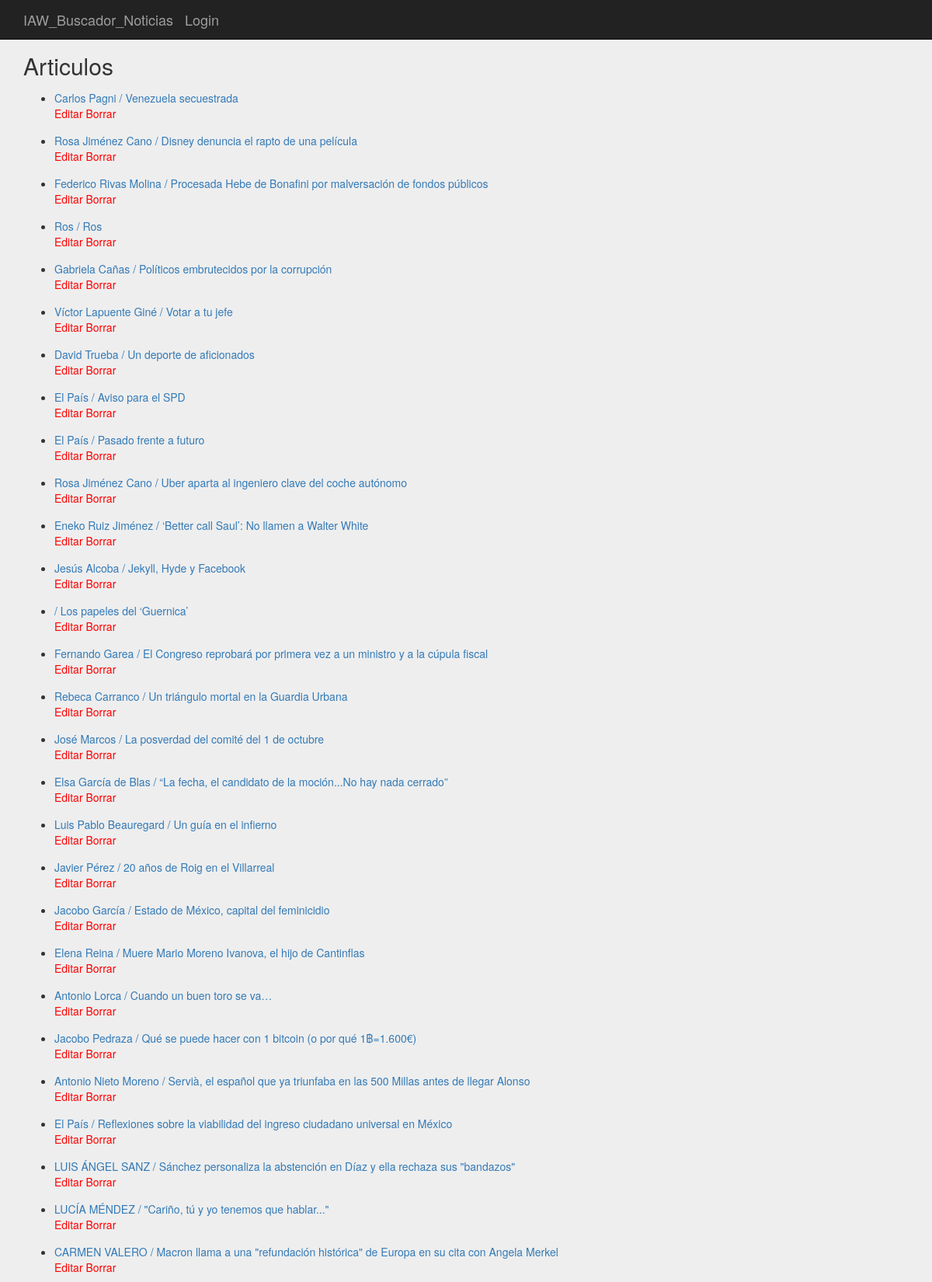
The page / (upper part) on the database its author committed.
### buscador/models.py (models this page shows)
class Articulo (models.Model):
	titulo = models.CharField(max_length=100)
	url =  models.URLField(max_length=200,unique=True)
	descripcion = models.CharField(max_length=1000)
	fecha = models.DateTimeField(auto_now_add=True, blank=True)
	periodico = models.ForeignKey(Periodico)
	categoria = models.ManyToManyField(Categoria)
	author = models.CharField(max_length=100)

### buscador/views.py (the view)
# urls.py: url(r'^$', Articulolist.as_view(),name='home'),
class Articulolist(ListView):
	model = Articulo
	template_name = "principal.html"

### buscador/templates/principal.html
{% extends 'base.html' %}
{%block contenido%}
	<div class="jumbotron">
		<div class="container">
			 <h2>Articulos</h2>
	    <ul>
    	    {% for publisher in object_list %}
    	    {% url "article-detail" pk=publisher.id as the_url %}
    	    {% url "artedit" pk=publisher.id as edit_url %}
       	    {% url "artdel" pk=publisher.id as del_url %}
            <p><a href="{{the_url}}"><li>{{ publisher.author }} / {{ publisher.titulo }}</li></a> <a href="{{edit_url}}" style="color:red"> Editar </a><a href="{{del_url}}" style="color:red"> Borrar </a></p>
        	{% endfor %}
    	</ul>
		</div>
	</div>
{%endblock%}

### buscador/templates/base.html (shortened to what this page needs)
<!DOCTYPE html>
<html>
    <head>
	{% block head_block %}
			<link rel="stylesheet" href="https://maxcdn.bootstrapcdn.com/bootstrap/3.3.6/css/bootstrap.min.css">
	{%endblock%}
    </head>
    <body>
	{%block body_block%}
			<nav class="navbar navbar-inverse navbar-fixed-top">
     		<div class="container">
			<div class="navbar-header">
				<a class="navbar-brand" href="{% url "home" %}">IAW_Buscador_Noticias</a>
				{% if user.is_authenticated %}
				<a href="{% url "logout" %}" class="navbar-brand" style="">  Logout </a>
				{% else %}
				<a href="{% url "login" %}" class="navbar-brand" > Login </a>
				{% endif %}
			</div>
			<div id="navbar" class="collapse navbar-collapse">
			</div>
			</div>
			</nav>
		{%block contenido%}
		{%endblock%}
	{%endblock%}
    </body>
</html>

### rows shown on the page
Articulo: titulo "Venezuela secuestrada"
Articulo: titulo "Disney denuncia el rapto de una película"
Articulo: titulo "Procesada Hebe de Bonafini por malversación de fondos públicos"
Articulo: titulo "Ros"
Articulo: titulo "Políticos embrutecidos por la corrupción"
Articulo: titulo "Votar a tu jefe"
Articulo: titulo "Un deporte de aficionados"
Articulo: titulo "Aviso para el SPD"
Articulo: titulo "Pasado frente a futuro"
Articulo: titulo "Uber aparta al ingeniero clave del coche autónomo"
Articulo: titulo "‘Better call Saul’: No llamen a Walter White"
Articulo: titulo "Jekyll, Hyde y Facebook"
Articulo: titulo "Los papeles del ‘Guernica’"
Articulo: titulo "El Congreso reprobará por primera vez a un ministro y a la cúpula fiscal"
Articulo: titulo "Un triángulo mortal en la Guardia Urbana"
Articulo: titulo "La posverdad del comité del 1 de octubre"
Articulo: titulo "“La fecha, el candidato de la moción...No hay nada cerrado”"
Articulo: titulo "Un guía en el infierno"
Articulo: titulo "20 años de Roig en el Villarreal"
Articulo: titulo "Estado de México, capital del feminicidio"
Articulo: titulo "Muere Mario Moreno Ivanova, el hijo de Cantinflas"
Articulo: titulo "Cuando un buen toro se va…"
Articulo: titulo "Qué se puede hacer con 1 bitcoin (o por qué 1฿=1.600€)"
Articulo: titulo "Servià, el español que ya triunfaba en las 500 Millas antes de llegar Alonso"
Articulo: titulo "Reflexiones sobre la viabilidad del ingreso ciudadano universal en México"
Articulo: titulo "Sánchez personaliza la abstención en Díaz y ella rechaza sus \"bandazos\""
Articulo: titulo "\"Cariño, tú y yo tenemos que hablar...\""
Articulo: titulo "Macron llama a una \"refundación histórica\" de Europa en su cita con Angela Merkel"
